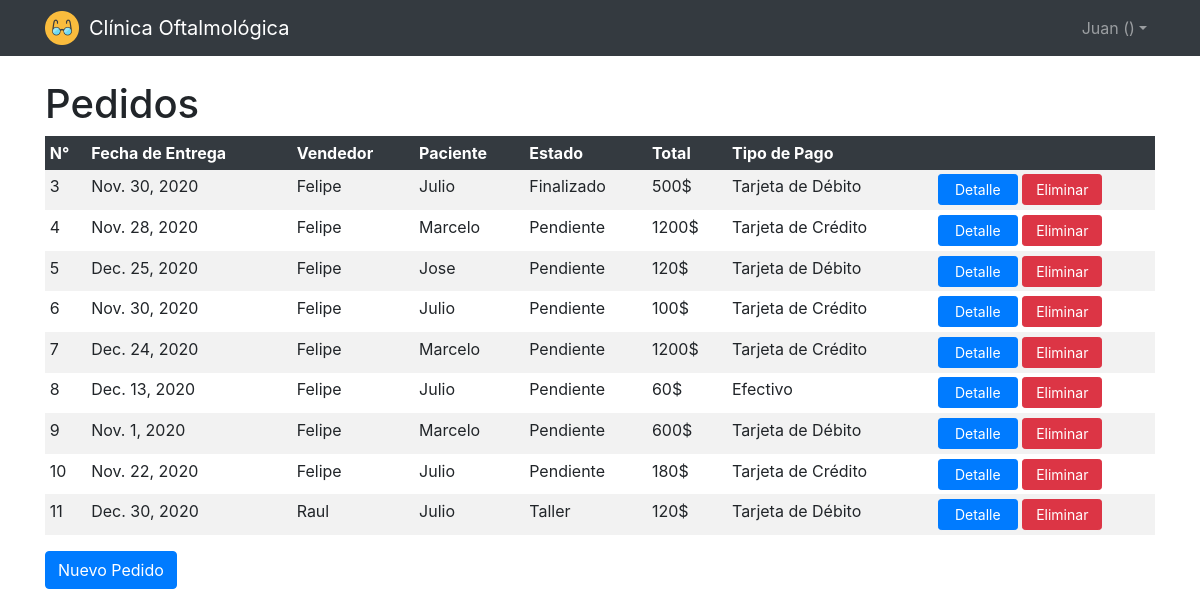
Page /clinica/pedidosindex (signed in) on the committed database.
### clinica/models.py (models this page shows, shortened)
class Pedido(models.Model):
    created_at = models.DateTimeField(auto_now_add=True)
    updated_at = models.DateTimeField(auto_now=True)
    user = models.ForeignKey(
        settings.AUTH_USER_MODEL,
        on_delete=models.CASCADE,
    )
    paciente = models.ForeignKey(Paciente, on_delete=models.CASCADE)
    tipopago = models.ForeignKey(Tipopago, on_delete=models.CASCADE)
    estado = models.ForeignKey(Estado, on_delete=models.CASCADE)
    total = models.IntegerField()
    fechaentrega = models.DateField()

class Paciente(models.Model):
    user = models.ForeignKey(
        settings.AUTH_USER_MODEL,
        on_delete=models.CASCADE,
    )
    nombre = models.CharField(max_length=64)
    apellido = models.CharField(max_length=64)
    dni = models.IntegerField()
    telefono = models.CharField(max_length=64)
    direccion = models.CharField(max_length=64)
    email = models.CharField(max_length=64)

class Estado(models.Model):
    nombre = models.CharField(max_length=64)

class Tipopago(models.Model):
    nombre = models.CharField(max_length=64)

### clinica/views.py (the view)
# urls.py: path("pedidosindex", views.pedidosindex, name="pedidosindex"),
def pedidosindex(request):
    if not request.user.is_authenticated:
        return HttpResponseRedirect(reverse("login"))
    pedidos = Pedido.objects.all()
    return render(request, "pedidos/index.html", {
        "pedidos" : pedidos
    })

### clinica/templates/pedidos/index.html (shortened to what this page needs)
{% extends "layout.html" %}
{% block body %}
    <div class="container">
        <h1>Pedidos</h1>
        <table class="table table-sm table-striped table-borderless">
            <thead class="table-dark">
                <tr>
                    <th>N°</th>
                    <th>Fecha de Entrega</th>
                    <th>Vendedor</th>
                    <th>Paciente</th>
                    <th>Estado</th>
                    {% if request.session.tipousuario_id != 4 %}
                        <th>Total</th>
                    {% endif %}
                    <th>Tipo de Pago</th>
                    <th></th>
                </tr>
            </thead>
            <tbody>
                {% for pedido in pedidos %}
                    <tr>
                        <td>{{ pedido.id }}</td>
                        <td>{{ pedido.fechaentrega }}</td>
                        <td>{{ pedido.user.get_username }}</td>
                        <td>{{ pedido.paciente.nombre }}</td>
                        <td>{{ pedido.estado.nombre }}</td>
                        {% if request.session.tipousuario_id != 4 %}
                            <td>{{ pedido.total }}$</td>
                        {% endif %}
                        <td>{{ pedido.tipopago.nombre }}</td>
                        <td style="width: 20%;">
                            <a href="{% url 'pedidoshow' pedido.id %}" class="btn btn-primary btn-sm botones-index">Detalle</a>
                            {% if request.session.tipousuario_id != 4 %}
                                <a href="{% url 'pedidosdelete' pedido.id %}" class="btn btn-danger btn-sm botones-index">Eliminar</a>
                            {% endif %}
                        </td>
                    </tr>
                {% endfor %}
            </tbody>
        </table>
        {% if request.session.tipousuario_id != 4 %}
            <a href="{% url 'pedidoscreate' %}" class="btn btn-primary">Nuevo Pedido</a>
        {% endif %}
    </div>
{% endblock %}

### clinica/templates/layout.html (shortened to what this page needs)
<!DOCTYPE html>
<html lang="es">
    <head>
        {% load static %}
        <link rel="stylesheet" type="text/css" href="{% static 'stylesheets/clinica.css' %}">
        <link rel="stylesheet" href="https://stackpath.bootstrapcdn.com/bootstrap/4.5.0/css/bootstrap.min.css">
    </head>
    <body>
        <header style="margin-bottom: 5rem;">
            <nav class="navbar navbar-expand-xl navbar-dark fixed-top bg-dark">
                <div class="container">
                    <div>
                        <img style="width: 34px; height: 34px;" alt="Icono" src="{% static 'images/icon.png' %}"/>
                    </div>
                    <a class="navbar-brand" href="#" style="margin-left:10px">Clínica Oftalmológica</a>
                    <div class="collapse navbar-collapse" id="navbarCollapse">
                        <div class="navbar-nav">
                            {% if request.user.id %}
                                <div class="nav-item dropdown">
                                    <a class="nav-link dropdown-toggle" data-toggle="dropdown" href="#" role="button" aria-haspopup="true" aria-expanded="false">{{ request.user.username }} ({{ request.session.tipousuario }})</a>
                                </div>
                            {% else %}
                                <a href="{% url 'login' %}" class="nav-item nav-link">Ingresar</a>
                            {% endif %}
                        </div>
                    </div>
                </div>
            </nav>
        </header>
        {% block body %}
        {% endblock %}
    </body>
</html>

### clinica/static/stylesheets/clinica.css (style rules this page uses)
.botones-index { width: 80px; }

### rows in the picture
Pedido: id "3", fechaentrega "Nov. 30, 2020", user.get_username "Felipe", paciente.nombre "Julio", estado.nombre "Finalizado", total "500", tipopago.nombre "Tarjeta de Débito"
Pedido: id "4", fechaentrega "Nov. 28, 2020", user.get_username "Felipe", paciente.nombre "Marcelo", estado.nombre "Pendiente", total "1200", tipopago.nombre "Tarjeta de Crédito"
Pedido: id "5", fechaentrega "Dec. 25, 2020", user.get_username "Felipe", paciente.nombre "Jose", estado.nombre "Pendiente", total "120", tipopago.nombre "Tarjeta de Débito"
Pedido: id "6", fechaentrega "Nov. 30, 2020", user.get_username "Felipe", paciente.nombre "Julio", estado.nombre "Pendiente", total "100", tipopago.nombre "Tarjeta de Crédito"
Pedido: id "7", fechaentrega "Dec. 24, 2020", user.get_username "Felipe", paciente.nombre "Marcelo", estado.nombre "Pendiente", total "1200", tipopago.nombre "Tarjeta de Crédito"
Pedido: id "8", fechaentrega "Dec. 13, 2020", user.get_username "Felipe", paciente.nombre "Julio", estado.nombre "Pendiente", total "60", tipopago.nombre "Efectivo"
Pedido: id "9", fechaentrega "Nov. 1, 2020", user.get_username "Felipe", paciente.nombre "Marcelo", estado.nombre "Pendiente", total "600", tipopago.nombre "Tarjeta de Débito"
Pedido: id "10", fechaentrega "Nov. 22, 2020", user.get_username "Felipe", paciente.nombre "Julio", estado.nombre "Pendiente", total "180", tipopago.nombre "Tarjeta de Crédito"
Pedido: id "11", fechaentrega "Dec. 30, 2020", user.get_username "Raul", paciente.nombre "Julio", estado.nombre "Taller", total "120", tipopago.nombre "Tarjeta de Débito"

### other values in the picture
{{ request.user.username }} "Juan"
